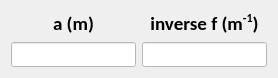
           <widget class="QWidget" name="layoutWidget">
            <property name="geometry">
             <rect>
              <x>240</x>
              <y>30</y>
              <width>278</width>
              <height>54</height>
             </rect>
            </property>
            <layout class="QHBoxLayout" name="horizontalLayout_9">
             <item>
              <layout class="QVBoxLayout" name="verticalLayout_25">
               <item>
                <widget class="QLabel" name="label_77">
                 <property name="font">
                  <font>
                   <family>Calibri</family>
                   <pointsize>12</pointsize>
                   <weight>75</weight>
                   <italic>true</italic>
                   <bold>true</bold>
                  </font>
                 </property>
                 <property name="text">
                  <string>&lt;html&gt;&lt;head/&gt;&lt;body&gt;&lt;p align=&quot;center&quot;&gt;&lt;span style=&quot; font-size:14pt; font-style:normal;&quot;&gt;a (m)&lt;/span&gt;&lt;/p&gt;&lt;/body&gt;&lt;/html&gt;</string>
                 </property>
                </widget>
               </item>
               <item>
                <widget class="QLineEdit" name="a_1">
                 <property name="font">
                  <font>
                   <family>Calibri</family>
                   <pointsize>10</pointsize>
                   <weight>75</weight>
                   <bold>true</bold>
                  </font>
                 </property>
                 <property name="styleSheet">
                  <string notr="true">background-color: rgb(255, 255, 255);</string>
                 </property>
                </widget>
               </item>
              </layout>
             </item>
             <item>
              <layout class="QVBoxLayout" name="verticalLayout_24">
               <item>
                <widget class="QLabel" name="label_87">
                 <property name="font">
                  <font>
                   <family>Calibri</family>
                   <pointsize>12</pointsize>
                   <weight>75</weight>
                   <italic>true</italic>
                   <bold>true</bold>
                  </font>
                 </property>
                 <property name="text">
                  <string>&lt;html&gt;&lt;head/&gt;&lt;body&gt;&lt;p align=&quot;center&quot;&gt;&lt;span style=&quot; font-size:14pt; font-style:normal;&quot;&gt;inverse f (m&lt;/span&gt;&lt;span style=&quot; font-size:14pt; font-style:normal; vertical-align:super;&quot;&gt;-1&lt;/span&gt;&lt;span style=&quot; font-size:14pt; font-style:normal;&quot;&gt;)&lt;/span&gt;&lt;/p&gt;&lt;/body&gt;&lt;/html&gt;</string>
                 </property>
                </widget>
               </item>
               <item>
                <widget class="QLineEdit" name="invf_1">
                 <property name="font">
                  <font>
                   <family>Calibri</family>
                   <pointsize>10</pointsize>
                   <weight>75</weight>
                   <bold>true</bold>
                  </font>
                 </property>
                 <property name="styleSheet">
                  <string notr="true">background-color: rgb(255, 255, 255);</string>
                 </property>
                </widget>
               </item>
              </layout>
             </item>
            </layout>
           </widget>
